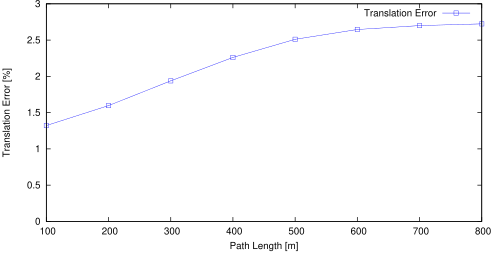

Recreate this plot in gnuplot.
set term postscript eps enhanced color
set output "00_tl.eps"
set size ratio 0.5
set yrange [0:*]
set xlabel "Path Length [m]"
set ylabel "Translation Error [%]"
plot "00_tl.txt" using 1:($2*100) title 'Translation Error' lc rgb "#0000FF" pt 4 w linespoints
